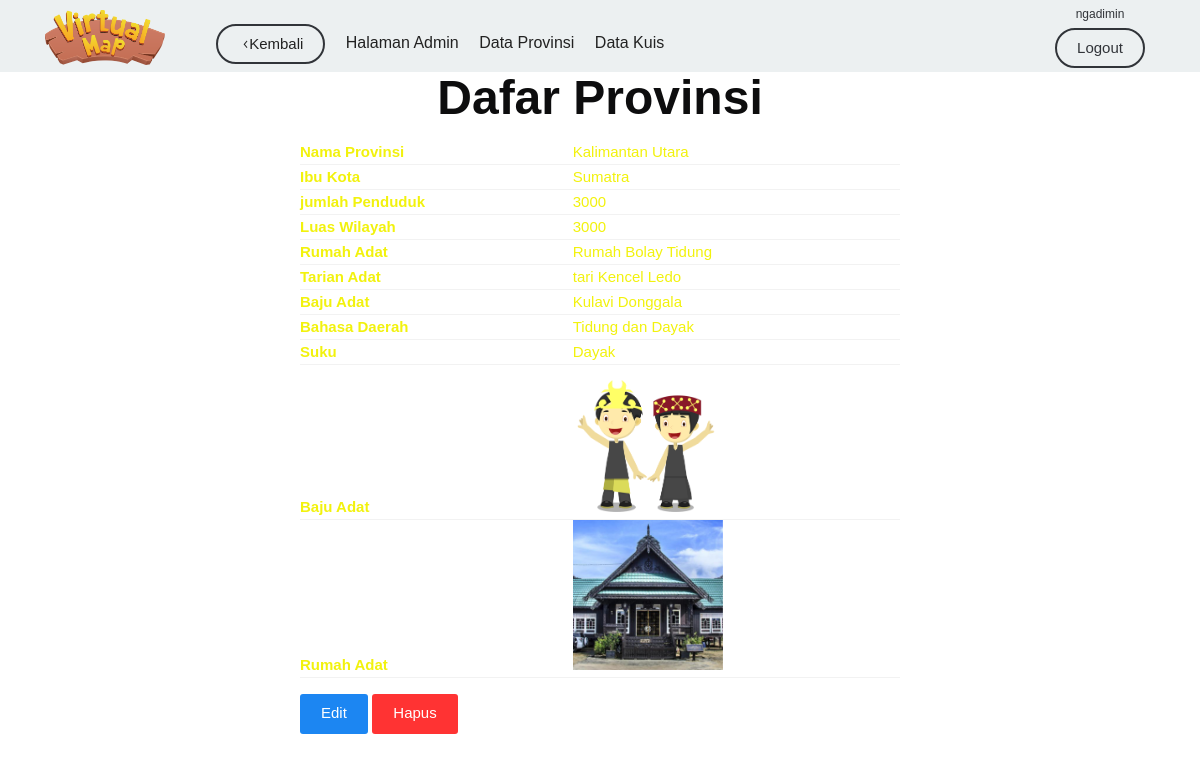
The app's page /detail_prov.php?id=1 (signed in) with its own data.
### tables this page shows
CREATE TABLE `provinsi` (
  `id_prov` int(11) NOT NULL,
  `nama_prov` varchar(30) NOT NULL,
  `ibukota` varchar(30) NOT NULL,
  `jml_penduduk` int(11) NOT NULL,
  `luas_wilayah` int(11) NOT NULL,
  `rumah_adat` varchar(30) NOT NULL,
  `tari_adat` varchar(30) NOT NULL,
  `bhs_daerah` varchar(30) NOT NULL,
  `suku` varchar(30) NOT NULL,
  `gbr_baju_adat` varchar(100) NOT NULL,
  `gbr_rumah_adat` varchar(100) NOT NULL,
  `coords` text NOT NULL,
  `nama_baju_adat` varchar(40) NOT NULL,
  `wilwak` enum('WIB','WITA','WIT') NOT NULL
);

### detail_prov.php (the view, shortened to what this page needs)
<?php
include "koneksi.php";
 $id=$_GET['id'];
?>
<!DOCTYPE html>
<html>
<head>
    <link rel="stylesheet" href="css/kube.css">
</head>
<body>
<?php
    include 'kepala.php';
?>
    <div id="main">
    	<div class="row align-center">
    		<div class="col-6">
    			<div class="text-center">
    				<h1>Dafar Provinsi</h1>
    			</div>
    			<div>
                <?php
                $sql = "select * from provinsi where id_prov='$id'";
                $hasil = mysqli_query ($koneksi,$sql) or die ("Gagal Akses");
				?>
				<table>
				<?php
                while ($row = mysqli_fetch_array ($hasil)){
                ?>
    					<tr>
    						<th>Nama Provinsi</th><td><?php echo $row['nama_prov'] ?></td>
    					</tr>
    					<tr>
    						<th>Ibu Kota</th><td><?php echo $row['ibukota'] ?></td>
    					</tr>
    					<tr>
    						<th>jumlah Penduduk</th><td><?php echo $row['jml_penduduk'] ?></td>
    					</tr>
    					<tr>
    						<th>Luas Wilayah</th><td><?php echo $row['luas_wilayah'] ?></td>
    					</tr>
    					<tr>
    						<th>Rumah Adat</th><td><?php echo $row['rumah_adat'] ?></td>
    					</tr>
    					<tr>
    						<th>Tarian Adat</th><td><?php echo $row['tari_adat'] ?></td>
    					</tr>
                        <tr>
                            <th>Baju Adat</th><td><?php echo $row['nama_baju_adat'] ?></td>
                        </tr>
    					<tr>
    						<th>Bahasa Daerah</th><td><?php echo $row['bhs_daerah'] ?></td>
    					</tr>
    					<tr>
    						<th>Suku</th><td><?php echo $row['suku'] ?></td>
    					</tr>
                        <tr>
                            <th>Baju Adat</th><td><img src="img/baju/<?php echo $row['gbr_baju_adat']?>" width="150px" ></td>
                        </tr>
                        <tr>
                            <th>Rumah Adat</th><td><img src="img/rumah/<?php echo $row['gbr_rumah_adat']?>"  width="150px" ></td>
                        </tr>
    			</table>
    			<?php  } ?>
    		</div>
    		<div>
<a href="edit_prov.php?r=<?php echo $id ?>" class="button">Edit</a>
<a href="delete_prov.php?r=<?php echo $id ?>" class="button" onclick = "if (! confirm('Yakin akan menghapus data?')) { return false; }" style="background-color: #ff3333" >Hapus</a>
    		</div>
    	</div>
    </div>
</body>
</html>

### kepala.php (shortened to what this page needs)
<!DOCTYPE html>
<html lang="en">
<head>
	<link rel="stylesheet" href="css/kube.css">
	<link rel="stylesheet" href="css/medajar.css">
</head>
<body id="kepalaAdm" onload="cekLamanAktif()">
<div id="kepala" class="row hide-sm" data-component="sticky">
	<div class="col-2 text-center" id="navbar-brand">
		<a href="index.html"><img src="img/index/judul.png" class="logo" alt="Logo virtual map"></a>
	</div>
	<nav class="col-8" id="navbar-main">
		<ul>
			<li><a class="button round secondary outline smaller" href="" onclick="self.history.back()"><span class="caret left"></span>&nbsp;Kembali</a></li>
			<li><a href="admin.php">Halaman Admin</a></li>
			<li><a id="linkprop" href="daftar_prov.php">Data Provinsi</a></li>
			<li><a id="linkkuis" href="daftarkuis.php">Data Kuis</a></li>
		</ul>
	</nav>
	<nav id="logout" class="col-2 text-center">
		<p class="smaller"><?php echo $_SESSION["user"] ?></p>
		<a href="logout.php" class="button secondary outline round">Logout</a>
	</nav>
</div>
</body>
</html>

### css/kube.css (style rules this page uses)
html { box-sizing: border-box; }
*, *:before, *:after { box-sizing: inherit; }
* { margin: 0; padding: 0; outline: 0; -webkit-overflow-scrolling: touch; }
img, video, audio { max-width: 100%; }
img, video { height: auto; }
html, body { font-size: 16px; line-height: 24px; }
body { font-family: Arial, "Helvetica Neue", Helvetica, sans-serif; color: #313439; background-color: transparent; }
a { color: #3794de; }
h1.title, h1, h2, h3, h4, h5, h6 { font-family: Arial, "Helvetica Neue", Helvetica, sans-serif; font-weight: bold; color: #0d0d0e; text-rendering: optimizeLegibility; margin-bottom: 16px; }
h1, .h1 { font-size: 48px; line-height: 52px; }
ul, ul ul, ul ol, ol, ol ul, ol ol { margin: 0 0 0 24px; }
nav ul, nav ol { margin: 0; list-style: none; }
p, blockquote, hr, pre, ol, ul, dl, table, fieldset, figure, address, form { margin-bottom: 16px; }
.text-center { text-align: center; }
.smaller { font-size: 12px; line-height: 20px; }
.row { display: flex; flex-direction: row; flex-wrap: wrap; }
.col-2 { width: 16.66667%; }
.col-6 { width: 50%; }
.col-8 { width: 66.66667%; }
table { border-collapse: collapse; border-spacing: 0; max-width: 100%; width: 100%; empty-cells: show; font-size: 15px; line-height: 24px; }
th { text-align: left; font-weight: 700; vertical-align: bottom; }
td { vertical-align: top; }
th, td { padding: 1rem 1rem; border-bottom: 1px solid rgba(0, 0, 0, 0.05); }
th:first-child, td:first-child { padding-left: 0; }
th:last-child, td:last-child { padding-right: 0; }
button, .button { font-family: Arial, "Helvetica Neue", Helvetica, sans-serif; font-size: 15px; color: #fff; background-color: #1c86f2; border-radius: 3px; min-height: 40px; padding: 8px 20px; font-weight: 500; text-decoration: none; cursor: pointer; display: inline-block; line-height: 20px; border: 1px solid transparent; vertical-align: middle; -webkit-appearance: none; }
.button.outline { background: none; border-width: 2px; border-color: #1c86f2; color: #1c86f2; }
.button.round { border-radius: 56px; }
.button.secondary { color: #fff; background-color: #313439; }
.button.secondary.outline { background: none; color: #313439; border-color: #313439; }
[class^="kube-"], [class*=" kube-"], .close, .caret { font-family: 'Kube' !important; speak: none; font-style: normal; font-weight: normal; font-variant: normal; text-transform: none; line-height: 1; -webkit-font-smoothing: antialiased; -moz-osx-font-smoothing: grayscale; }
.caret.left:before, .kube-caret-left:before { content: "\e902"; }
.align-center { justify-content: center; }
.caret { display: inline-block; }
.button .caret { margin-right: -8px; }

### css/medajar.css (style rules this page uses)
html { min-height: 100%; }
body { cursor: url(../img/arrow.png),auto; }
#kepala { background-color: #ecf0f1; }
#kepala .logo { width: 60%; margin-left: 5%; margin-top: 5%; }
#kepala ul li { display: inline-block; margin-left: 2%; margin-top: 3%; }
#kepala ul li a { text-decoration: none; color: #222 }
#kepala #logout p { margin-top: 2%; margin-bottom: 2%; }
#info_lain h4,ul { color: #f2f20d; }
#info_lain h4,table { color: #f2f20d; }
table, th, td { padding: 0px 0px; }

### records on screen
provinsi: nama_prov "Kalimantan Utara", ibukota "Sumatra", jml_penduduk "3000", luas_wilayah "3000", rumah_adat "Rumah Bolay Tidung", tari_adat "tari Kencel Ledo", nama_baju_adat "Kulavi Donggala", bhs_daerah "Tidung dan Dayak", suku "Dayak", gbr_baju_adat (picture), gbr_rumah_adat (picture)

### other values on screen
$_SESSION["user"] "ngadimin"
